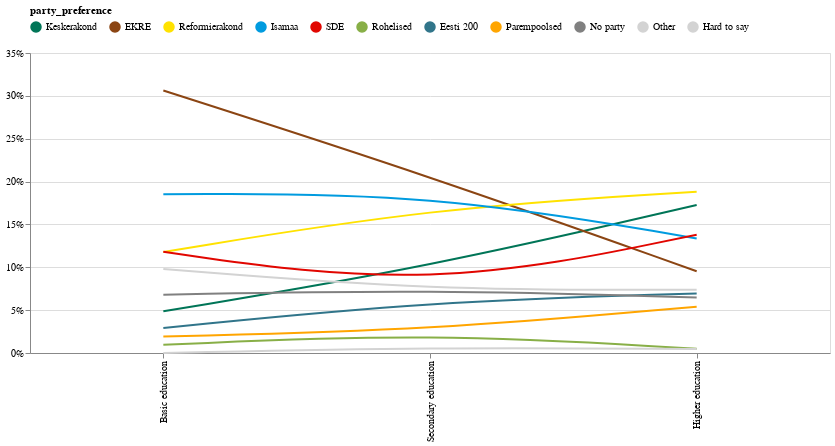

The code cell stored with this chart in its notebook:
### Code cell
e2e_plot({
    'res_col' : 'party_preference',
    'factor_cols': ['education'],  'filter': {},
    'plot': 'lines',
    'internal_facet': True,
    'plot_args': { 'smooth':True }
},data_file)

### Figure 1 — Vega-Lite specification as saved in the notebook (floating-point values rounded to 4 significant figures)
{"config": {"view": {"continuousWidth": 300, "continuousHeight": 300}}, "data": {"name": "data-013eb540ac9c29bc4065fd84478e0d45"}, "mark": {"type": "line", "interpolate": "basis", "point": "transparent"}, "encoding": {"color": {"field": "party_preference", "legend": {"orient": "top"}, "scale": {"domain": ["Keskerakond", "EKRE", "Reformierakond", "Isamaa", "SDE", "Rohelised", "Eesti 200", "Parempoolsed", "No party", "Other", "Hard to say"], "range": ["#007557", "#8B4513", "#FFE200", "#009BDF", "#E10600", "#88AF47", "#31758A", "orange", "grey", "lightgrey", "lightgrey"]}, "sort": ["Keskerakond", "EKRE", "Reformierakond", "Isamaa", "SDE", "Rohelised", "Eesti 200", "Parempoolsed", "No party", "Other", "Hard to say"], "type": "nominal"}, "tooltip": [{"field": "education", "type": "ordinal"}, {"field": "percent", "format": ".1%", "type": "quantitative"}], "x": {"field": "education", "sort": ["Basic education", "Secondary education", "Higher education"], "title": null, "type": "ordinal"}, "y": {"axis": {"format": "%"}, "field": "percent", "title": null, "type": "quantitative"}}, "width": 800, "$schema": "https://vega.github.io/schema/vega-lite/v5.15.1.json", "datasets": {"data-013eb540ac9c29bc4065fd84478e0d45": [{"education": "Basic education", "party_preference": "Keskerakond", "percent": 0.04864}, {"education": "Basic education", "party_preference": "EKRE", "percent": 0.3062}, {"education": "Basic education", "party_preference": "Reformierakond", "percent": 0.1178}, {"education": "Basic education", "party_preference": "Isamaa", "percent": 0.1851}, {"education": "Basic education", "party_preference": "SDE", "percent": 0.118}, {"education": "Basic education", "party_preference": "Rohelised", "percent": 0.009505}, {"education": "Basic education", "party_preference": "Eesti 200", "percent": 0.02926}, {"education": "Basic education", "party_preference": "Parempoolsed", "percent": 0.01934}, {"education": "Basic education", "party_preference": "No party", "percent": 0.06806}, {"education": "Basic education", "party_preference": "Other", "percent": 0.0}, {"education": "Basic education", "party_preference": "Hard to say", "percent": 0.09803}, {"education": "Secondary education", "party_preference": "Keskerakond", "percent": 0.1004}, {"education": "Secondary education", "party_preference": "EKRE", "percent": 0.2063}, {"education": "Secondary education", "party_preference": "Reformierakond", "percent": 0.1691}, {"education": "Secondary education", "party_preference": "Isamaa", "percent": 0.1867}, {"education": "Secondary education", "party_preference": "SDE", "percent": 0.07348}, {"education": "Secondary education", "party_preference": "Rohelised", "percent": 0.02331}, {"education": "Secondary education", "party_preference": "Eesti 200", "percent": 0.0602}, {"education": "Secondary education", "party_preference": "Parempoolsed", "percent": 0.02658}, {"education": "Secondary education", "party_preference": "No party", "percent": 0.07388}, {"education": "Secondary education", "party_preference": "Other", "percent": 0.006843}, {"education": "Secondary education", "party_preference": "Hard to say", "percent": 0.07308}, {"education": "Higher education", "party_preference": "Keskerakond", "percent": 0.1727}, {"education": "Higher education", "party_preference": "EKRE", "percent": 0.09542}, {"education": "Higher education", "party_preference": "Reformierakond", "percent": 0.1882}, {"education": "Higher education", "party_preference": "Isamaa", "percent": 0.1337}, {"education": "Higher education", "party_preference": "SDE", "percent": 0.1381}, {"education": "Higher education", "party_preference": "Rohelised", "percent": 0.004948}, {"education": "Higher education", "party_preference": "Eesti 200", "percent": 0.06954}, {"education": "Higher education", "party_preference": "Parempoolsed", "percent": 0.05408}, {"education": "Higher education", "party_preference": "No party", "percent": 0.06468}, {"education": "Higher education", "party_preference": "Other", "percent": 0.00473}, {"education": "Higher education", "party_preference": "Hard to say", "percent": 0.07393}]}}
